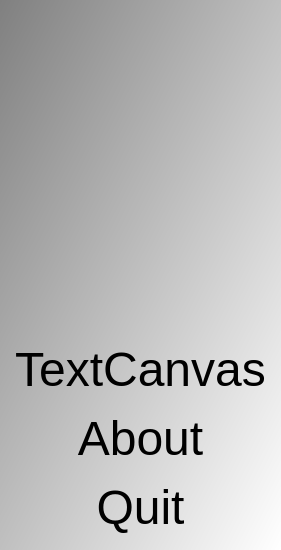
<?xml version="1.0" encoding="UTF-8"?>
<ui version="4.0">
 <class>QtTestTextCanvasMenuDialog</class>
 <widget class="QDialog" name="QtTestTextCanvasMenuDialog">
  <property name="geometry">
   <rect>
    <x>0</x>
    <y>0</y>
    <width>273</width>
    <height>550</height>
   </rect>
  </property>
  <property name="font">
   <font>
    <pointsize>20</pointsize>
   </font>
  </property>
  <property name="windowTitle">
   <string>TestTextCanvas</string>
  </property>
  <property name="styleSheet">
   <string notr="true">QDialog { 
background-color: qlineargradient(x1: 0, y1: 0, x2: 1, y2: 1, stop: 0  #808080, stop: 1 #ffffff);
}
QPushButton { background-color: rgb(255, 255, 255);  }
QPushButton { color: rgb(0,0,0); }
QPushButton { font: 48px  }</string>
  </property>
  <layout class="QVBoxLayout" name="verticalLayout">
   <item>
    <widget class="QLabel" name="label">
     <property name="text">
      <string/>
     </property>
     <property name="pixmap">
      <pixmap resource="TestTextCanvas.qrc">:/images/TestTextCanvasWelcome.png</pixmap>
     </property>
     <property name="alignment">
      <set>Qt::AlignCenter</set>
     </property>
    </widget>
   </item>
   <item>
    <widget class="QPushButton" name="button_start_canvas">
     <property name="text">
      <string>TextCanvas</string>
     </property>
     <property name="flat">
      <bool>true</bool>
     </property>
    </widget>
   </item>
   <item>
    <widget class="QPushButton" name="button_about">
     <property name="text">
      <string>About</string>
     </property>
     <property name="flat">
      <bool>true</bool>
     </property>
    </widget>
   </item>
   <item>
    <widget class="QPushButton" name="button_quit">
     <property name="text">
      <string>Quit</string>
     </property>
     <property name="flat">
      <bool>true</bool>
     </property>
    </widget>
   </item>
  </layout>
 </widget>
 <resources>
  <include location="TestTextCanvas.qrc"/>
 </resources>
 <connections/>
</ui>
